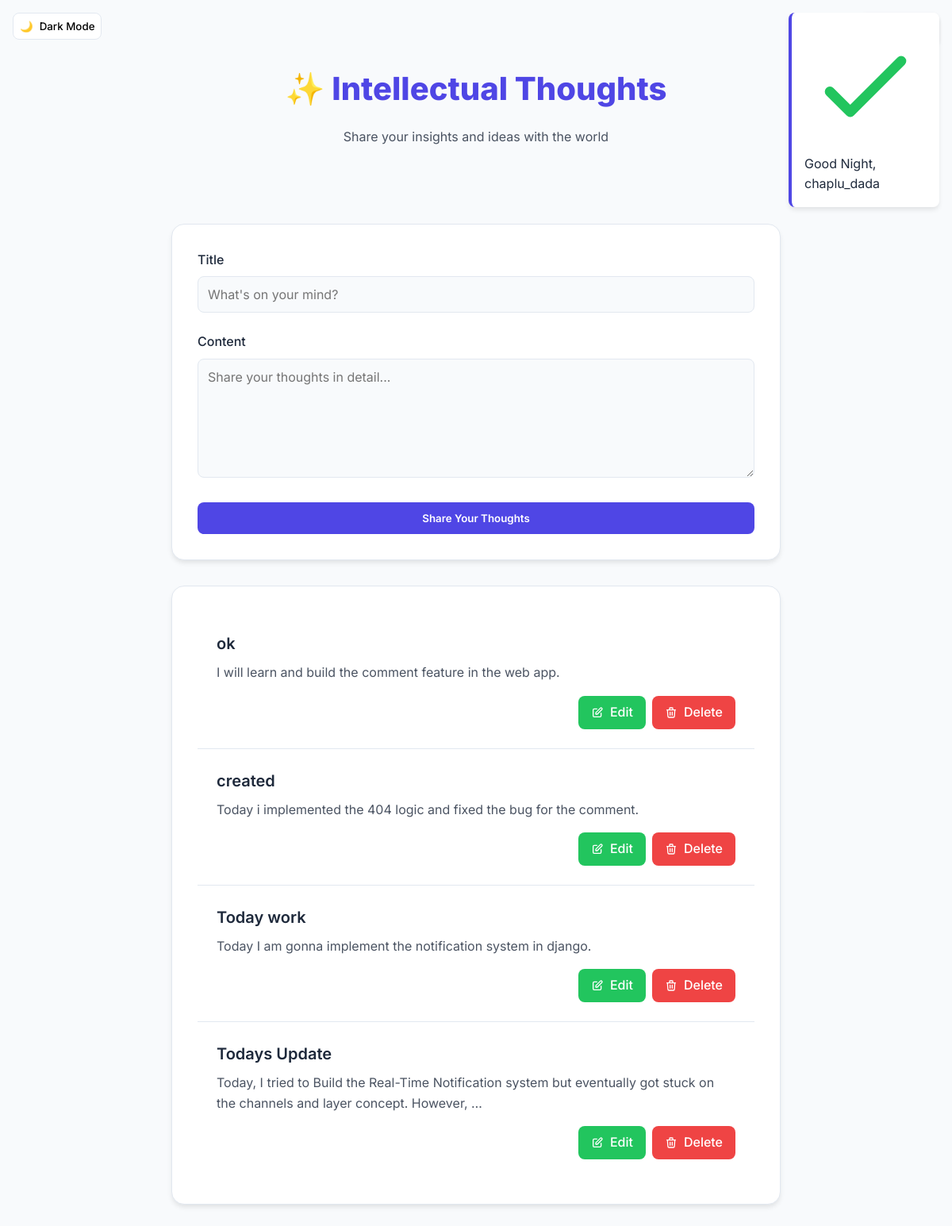
/user-site/ (signed in), run on an earlier commit of the app's database.
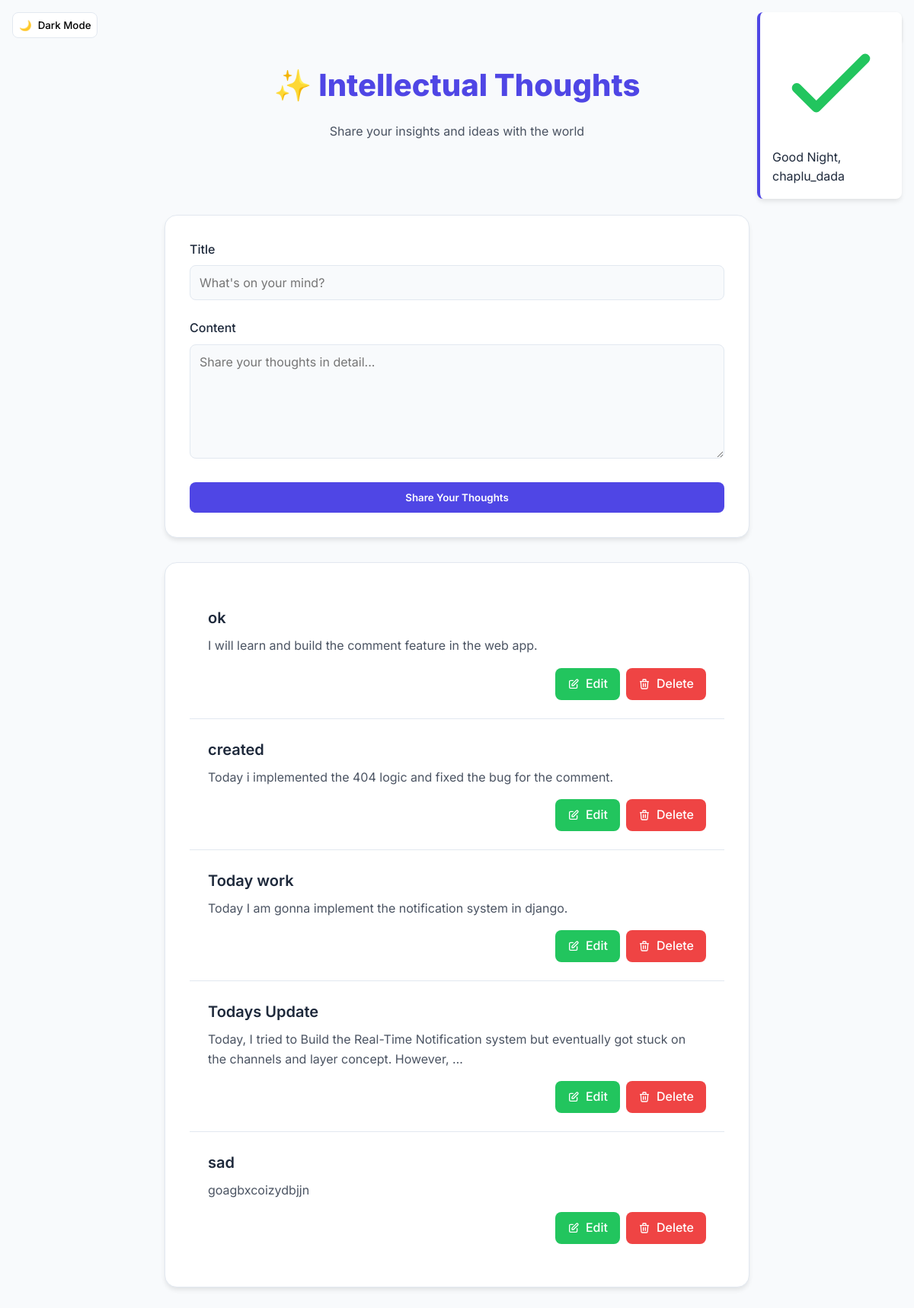
And on a later commit of the database.
### app/models.py (models this page shows, shortened)
class Content(models.Model):
    user = models.ForeignKey(User,on_delete=models.CASCADE,null=True,blank=True)
    title = models.CharField(max_length=150, null=False,blank =False)
    description = models.TextField(null= False, blank = False)
    email= models.EmailField(unique=True, null=True)
    created_at = models.DateTimeField(auto_now_add=True)

### app/views.py (the view, shortened to what this page needs)
# urls.py: path('user-site/', ContentView.as_view(),name = 'user-site'),
class ContentView(LoginRequiredMixin,View):
    template_name = 'blog-manage.html'
    login_url ='login-page'
    redirect_field_name = 'next'
    def get(self,request):
        queryset = Content.objects.filter(user=request.user)
        search_query = request.GET.get('search_re')
        if search_query:
            queryset= queryset.filter(title__icontains=search_query)
        context = {'Content': queryset}
        return render(request, self.template_name,context)

### app/templates/blog-manage.html (shortened to what this page needs)
<!DOCTYPE html>
<html lang="en">
<head>
</head>
<body>
    <button class="theme-toggle" id="themeToggle">
        <span class="theme-icon">🌙</span>
        <span class="theme-text">Dark Mode</span>
    </button>
    <a href="/" class="logout-btn">
    </a>
    <div class="messages">
        {% if user.is_authenticated %}
        {% now "H" as current_hour %}
        <div class="alert">
            <div class="alert-content">
                <svg class="alert-icon" fill="none" stroke="#22c55e" viewBox="0 0 24 24">
                    <path stroke-linecap="round" stroke-linejoin="round" stroke-width="2" d="M5 13l4 4L19 7"></path>
                </svg>
                {% if current_hour|floatformat:0 >= 5 and current_hour|floatformat:0 < 12 %} <p>Good Morning, {{
                    user.username }}</p>
                    {% elif current_hour|floatformat:0 >= 12 and current_hour|floatformat:0 < 17 %} <p>Good Afternoon,
                        {{ user.username }}</p>
                        {% elif current_hour|floatformat:0 >= 17 and current_hour|floatformat:0 < 21 %} <p>Good Evening,
                            {{ user.username }}</p>
                            {% else %}
                            <p>Good Night, {{ user.username }}</p>
                            {% endif %}
            </div>
        </div>
        {% endif %}
    </div>
    <div class="container">
        <header class="header">
            <h1>✨ Intellectual Thoughts</h1>
            <p>Share your insights and ideas with the world</p>
        </header>
        <section class="blog-form">
            <form method="post" enctype="multipart/form-data">
                <div class="form-group">
                    <label for="title">Title</label>
                    <input type="text" id="title" name="title" placeholder="What's on your mind?" required>
                </div>
                <div class="form-group">
                    <label for="description">Content</label>
                    <textarea id="description" name="description" placeholder="Share your thoughts in detail..."
                        required></textarea>
                </div>
                <button type="submit" class="submit-btn">Share Your Thoughts</button>
            </form>
        </section>
        <section class="blog-list">
            {% for i in Content %}
            <article class="blog-item">
                <h3 class="blog-title">{{i.title}}</h3>
                <p class="blog-content">{{i.description|truncatewords:20}}</p>
                <div class="blog-actions">
                    <a href="update/{{i.id}}/" class="edit-btn">
                        <svg width="16" height="16" viewBox="0 0 24 24" fill="none" stroke="currentColor">
                            <path stroke-linecap="round" stroke-linejoin="round" stroke-width="2"
                                d="M11 5H6a2 2 0 00-2 2v11a2 2 0 002 2h11a2 2 0 002-2v-5m-1.414-9.414a2 2 0 112.828 2.828L11.828 15H9v-2.828l8.586-8.586z" />
                        </svg>
                        Edit
                    </a>
                    <a href="delete/{{i.id}}/" class="delete-btn">
                        <svg width="16" height="16" viewBox="0 0 24 24" fill="none" stroke="currentColor">
                            <path stroke-linecap="round" stroke-linejoin="round" stroke-width="2"
                                d="M19 7l-.867 12.142A2 2 0 0116.138 21H7.862a2 2 0 01-1.995-1.858L5 7m5 4v6m4-6v6m1-10V4a1 1 0 00-1-1h-4a1 1 0 00-1 1v3M4 7h16" />
                        </svg>
                        Delete
                    </a>
                </div>
            </article>
            {% endfor %}
        </section>
    </div>
</body>
</html>

What changed in the data, as far as the page shows it:
added Content: title "sad", description "goagbxcoizydbjjn"
